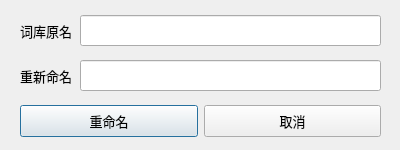
<?xml version="1.0" encoding="UTF-8"?>
<ui version="4.0">
 <class>ManageGroupRename</class>
 <widget class="QDialog" name="ManageGroupRename">
  <property name="geometry">
   <rect>
    <x>0</x>
    <y>0</y>
    <width>400</width>
    <height>150</height>
   </rect>
  </property>
  <property name="sizePolicy">
   <sizepolicy hsizetype="Preferred" vsizetype="Preferred">
    <horstretch>0</horstretch>
    <verstretch>0</verstretch>
   </sizepolicy>
  </property>
  <property name="minimumSize">
   <size>
    <width>400</width>
    <height>150</height>
   </size>
  </property>
  <property name="maximumSize">
   <size>
    <width>400</width>
    <height>150</height>
   </size>
  </property>
  <property name="font">
   <font>
    <family>Microsoft YaHei UI</family>
    <pointsize>10</pointsize>
   </font>
  </property>
  <property name="windowTitle">
   <string>重命名词库</string>
  </property>
  <widget class="QLineEdit" name="originName">
   <property name="geometry">
    <rect>
     <x>80</x>
     <y>15</y>
     <width>301</width>
     <height>31</height>
    </rect>
   </property>
   <property name="font">
    <font>
     <family>Microsoft YaHei UI</family>
     <pointsize>12</pointsize>
    </font>
   </property>
   <property name="text">
    <string/>
   </property>
   <property name="readOnly">
    <bool>true</bool>
   </property>
  </widget>
  <widget class="QLabel" name="newLabel">
   <property name="geometry">
    <rect>
     <x>20</x>
     <y>20</y>
     <width>51</width>
     <height>21</height>
    </rect>
   </property>
   <property name="font">
    <font>
     <family>Microsoft YaHei UI</family>
     <pointsize>10</pointsize>
    </font>
   </property>
   <property name="text">
    <string>词库原名</string>
   </property>
  </widget>
  <widget class="QLabel" name="originLabel">
   <property name="geometry">
    <rect>
     <x>20</x>
     <y>65</y>
     <width>51</width>
     <height>21</height>
    </rect>
   </property>
   <property name="font">
    <font>
     <family>Microsoft YaHei UI</family>
     <pointsize>10</pointsize>
    </font>
   </property>
   <property name="text">
    <string>重新命名</string>
   </property>
  </widget>
  <widget class="QLineEdit" name="newName">
   <property name="geometry">
    <rect>
     <x>80</x>
     <y>60</y>
     <width>301</width>
     <height>31</height>
    </rect>
   </property>
   <property name="font">
    <font>
     <family>Microsoft YaHei UI</family>
     <pointsize>12</pointsize>
    </font>
   </property>
   <property name="text">
    <string/>
   </property>
   <property name="readOnly">
    <bool>false</bool>
   </property>
  </widget>
  <widget class="QWidget" name="">
   <property name="geometry">
    <rect>
     <x>20</x>
     <y>100</y>
     <width>361</width>
     <height>43</height>
    </rect>
   </property>
   <layout class="QGridLayout" name="gridLayout">
    <item row="0" column="0">
     <widget class="QPushButton" name="renameButton">
      <property name="minimumSize">
       <size>
        <width>150</width>
        <height>0</height>
       </size>
      </property>
      <property name="font">
       <font>
        <family>Microsoft YaHei UI</family>
        <pointsize>10</pointsize>
       </font>
      </property>
      <property name="styleSheet">
       <string notr="true">QPushButton{
	padding: 5px 0
}</string>
      </property>
      <property name="text">
       <string>重命名</string>
      </property>
     </widget>
    </item>
    <item row="0" column="1">
     <widget class="QPushButton" name="cancelButton">
      <property name="minimumSize">
       <size>
        <width>150</width>
        <height>0</height>
       </size>
      </property>
      <property name="font">
       <font>
        <family>Microsoft YaHei UI</family>
        <pointsize>10</pointsize>
       </font>
      </property>
      <property name="styleSheet">
       <string notr="true">QPushButton{
	padding: 5px 0
}</string>
      </property>
      <property name="text">
       <string>取消</string>
      </property>
     </widget>
    </item>
   </layout>
  </widget>
 </widget>
 <resources/>
 <connections/>
</ui>
